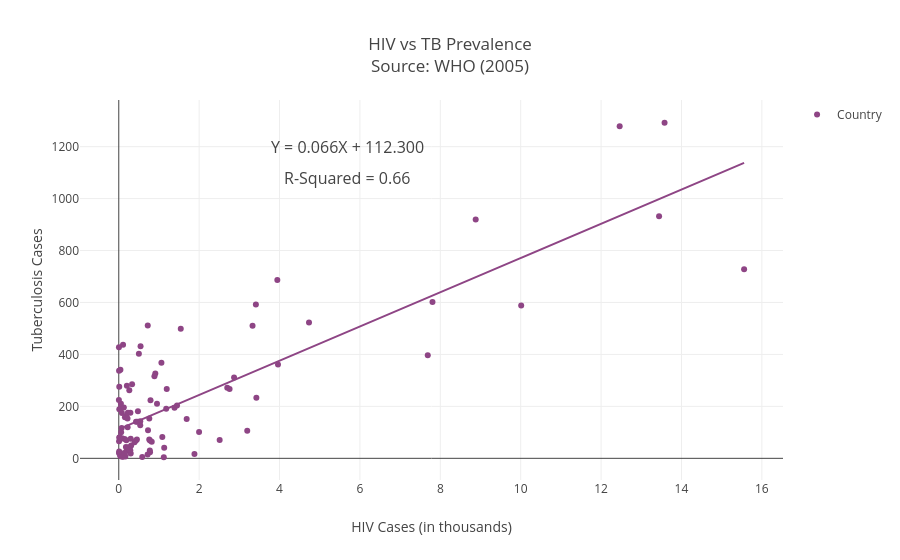

Here is the notebook cell this chart was saved with:
### Code cell
###############################################################################
TITLE = 'HIV vs TB Prevalence'
XAXIS = 'HIV Cases (in thousands)'
YAXIS = 'Tuberculosis Cases'
ANNOT_COOR = (5700, 1200)
###########################################################################

year_idx=2

create_x_vs_y_scatter('hiv_cases_100k', 'tb_all_cases_100k', tbcombined[2], XAXIS, YAXIS, TITLE, colors[2], annot_coor=ANNOT_COOR, year_idx=year_idx)
